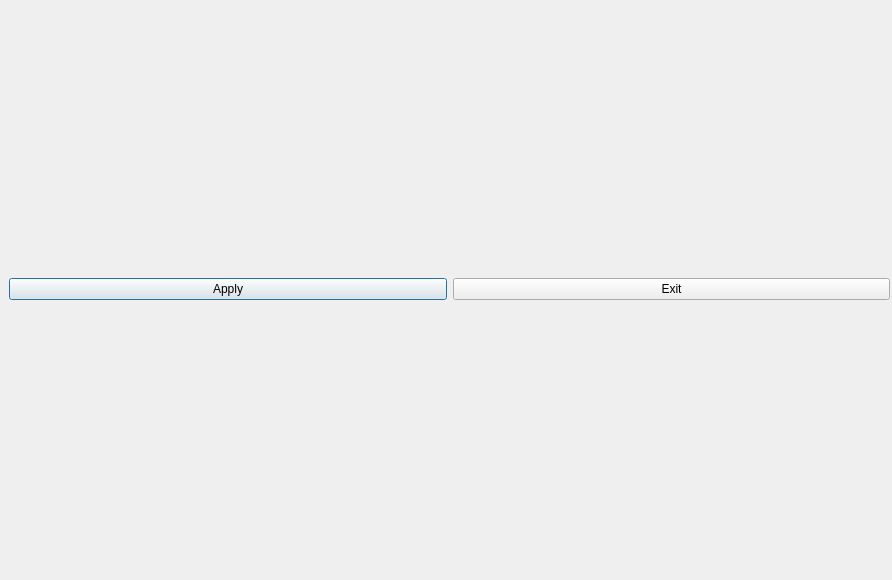
<?xml version="1.0" encoding="UTF-8"?>
<ui version="4.0">
 <class>MainWindow</class>
 <widget class="QDialog" name="MainWindow">
  <property name="geometry">
   <rect>
    <x>0</x>
    <y>0</y>
    <width>892</width>
    <height>580</height>
   </rect>
  </property>
  <property name="windowTitle">
   <string extracomment="xinput 2 wrapper">MPX Gui</string>
  </property>
  <widget class="QWidget" name="verticalLayoutWidget">
   <property name="geometry">
    <rect>
     <x>9</x>
     <y>9</y>
     <width>881</width>
     <height>561</height>
    </rect>
   </property>
   <layout class="QVBoxLayout" name="verticalLayout">
    <item>
     <layout class="QHBoxLayout" name="devicelistlayout"/>
    </item>
    <item>
     <spacer name="verticalSpacer">
      <property name="orientation">
       <enum>Qt::Vertical</enum>
      </property>
      <property name="sizeType">
       <enum>QSizePolicy::Minimum</enum>
      </property>
      <property name="sizeHint" stdset="0">
       <size>
        <width>0</width>
        <height>0</height>
       </size>
      </property>
     </spacer>
    </item>
    <item>
     <layout class="QHBoxLayout" name="horizontalLayout">
      <item>
       <widget class="QPushButton" name="pushButton">
        <property name="text">
         <string>Apply</string>
        </property>
       </widget>
      </item>
      <item>
       <widget class="QPushButton" name="pushButton_3">
        <property name="text">
         <string>Exit</string>
        </property>
       </widget>
      </item>
     </layout>
    </item>
   </layout>
  </widget>
 </widget>
 <resources/>
 <connections/>
</ui>
